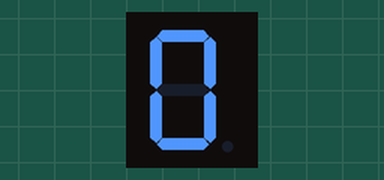
This sketch was run on a simulated Arduino Uno, built with avr-gcc and run on an emulated ATmega328P. On the bench: 1-digit seven-segment display. Wiring (inferred from the names in the program): 1-digit 7-segment display, segments lit when HIGH: segments pin 2, pin 3, pin 4, pin 5, pin 6, pin 7, pin 8. The segment pins are drawn as the display they are named for.

Above: at 0.1 s.
At 0.6 s:
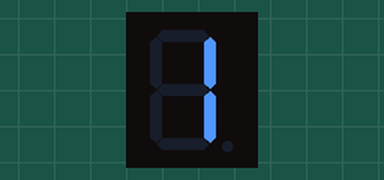
At 1.1 s:
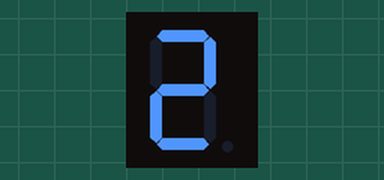
At 2.1 s:
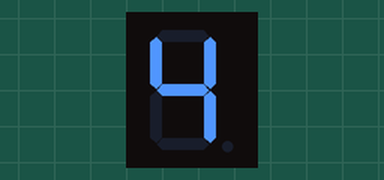
At 3.1 s:
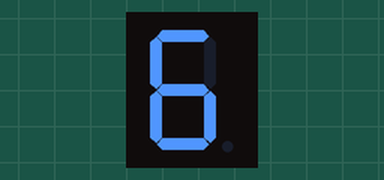
At 4.6 s:
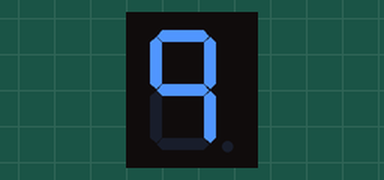

The sketch:

Ex2_Display_de_7_segments.ino
```cpp
/*********************************************************************************
**                                                                              **
**                             Display de 7 segments                            **
**                                                                              **
** Nom: Aleix Llimargas                                       Data: 20/12/2021  **
*********************************************************************************/

//********* Includes *************************************************************

//********* Variables ************************************************************
const byte segA = 2;
const byte segB = 3;
const byte segC = 4;
const byte segD = 5;
const byte segE = 6;
const byte segF = 7;
const byte segG = 8;
const int pausa = 500;
//********* Setup ****************************************************************
void setup()
{
  pinMode(segA, OUTPUT);
  pinMode(segB, OUTPUT);
  pinMode(segC, OUTPUT);
  pinMode(segD, OUTPUT);
  pinMode(segE, OUTPUT);
  pinMode(segF, OUTPUT);
  pinMode(segG, OUTPUT);

  digitalWrite(segA, LOW);
  digitalWrite(segB, LOW);
  digitalWrite(segC, LOW);
  digitalWrite(segD, LOW);
  digitalWrite(segE, LOW);
  digitalWrite(segF, LOW);
  digitalWrite(segG, LOW);
}
//********* Loop *****************************************************************
void  loop ()      // necessitem que estigui aquí encara que estigui buit
{
  digitalWrite(segA, HIGH);
  digitalWrite(segB, HIGH);
  digitalWrite(segC, HIGH);
  digitalWrite(segD, HIGH);
  digitalWrite(segE, HIGH);
  digitalWrite(segF, HIGH);
  digitalWrite(segG, LOW);

  delay(pausa);

  digitalWrite(segA, LOW);
  digitalWrite(segB, HIGH);
  digitalWrite(segC, HIGH);
  digitalWrite(segD, LOW);
  digitalWrite(segE, LOW);
  digitalWrite(segF, LOW);
  digitalWrite(segG, LOW);

  delay(pausa);

  digitalWrite(segA, HIGH);
  digitalWrite(segB, HIGH);
  digitalWrite(segC, LOW);
  digitalWrite(segD, HIGH);
  digitalWrite(segE, HIGH);
  digitalWrite(segF, LOW);
  digitalWrite(segG, HIGH);

  delay(pausa);
  digitalWrite(segA, HIGH);
  digitalWrite(segB, HIGH);
  digitalWrite(segC, HIGH);
  digitalWrite(segD, HIGH);
  digitalWrite(segE, LOW);
  digitalWrite(segF, LOW);
  digitalWrite(segG, HIGH);

  delay(pausa);

  digitalWrite(segA, LOW);
  digitalWrite(segB, HIGH);
  digitalWrite(segC, HIGH);
  digitalWrite(segD, LOW);
  digitalWrite(segE, LOW);
  digitalWrite(segF, HIGH);
  digitalWrite(segG, HIGH);

  delay(pausa);

  digitalWrite(segA, HIGH);
  digitalWrite(segB, LOW);
  digitalWrite(segC, HIGH);
  digitalWrite(segD, HIGH);
  digitalWrite(segE, LOW);
  digitalWrite(segF, HIGH);
  digitalWrite(segG, HIGH);

  delay(pausa);

  digitalWrite(segA, HIGH);
  digitalWrite(segB, LOW);
  digitalWrite(segC, HIGH);
  digitalWrite(segD, HIGH);
  digitalWrite(segE, HIGH);
  digitalWrite(segF, HIGH);
  digitalWrite(segG, HIGH);

  delay(pausa);

  digitalWrite(segA, HIGH);
  digitalWrite(segB, HIGH);
  digitalWrite(segC, HIGH);
  digitalWrite(segD, LOW);
  digitalWrite(segE, LOW);
  digitalWrite(segF, LOW);
  digitalWrite(segG, LOW);

  delay(pausa);

  digitalWrite(segA, HIGH);
  digitalWrite(segB, HIGH);
  digitalWrite(segC, HIGH);
  digitalWrite(segD, HIGH);
  digitalWrite(segE, HIGH);
  digitalWrite(segF, HIGH);
  digitalWrite(segG, HIGH);

  delay(pausa);


  digitalWrite(segA, HIGH);
  digitalWrite(segB, HIGH);
  digitalWrite(segC, HIGH);
  digitalWrite(segD, LOW);
  digitalWrite(segE, LOW);
  digitalWrite(segF, HIGH);
  digitalWrite(segG, HIGH);

  delay(pausa);


}

//********** Funcions *************************************************************
```

Measured:
- by itself, everything shown: repeats every 5.0 s, in 10 steps
- what the display in image 1 shows lasts 0.5 s, from 0.5 s to 1.0 s
